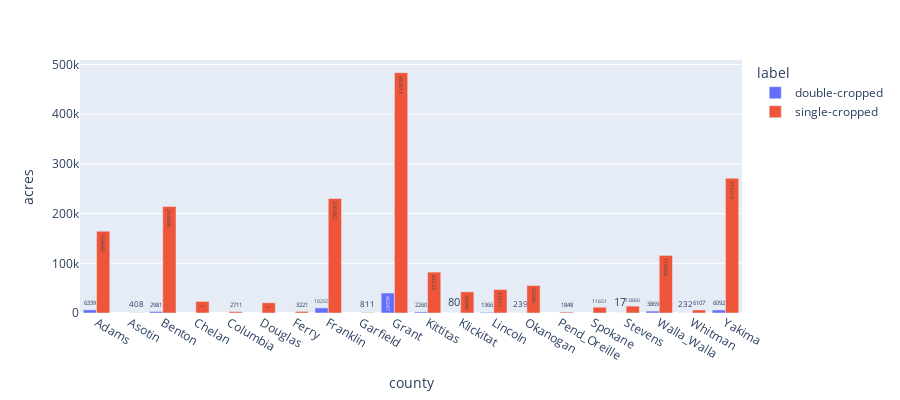

The notebook cell this image was saved under:
### Code cell
import plotly.express as px
fig = px.bar(county_field_labelsCountAcr_2022, 
             x="county", y="acres",
             color='label', barmode='group',text="acres",
             height=400)

fig.update_xaxes(categoryorder='array', 
                 categoryarray= county_field_labelsCountAcr_2022.county.unique())
fig.show()

### Figure 1 — Plotly figure (JSON) as saved in the notebook; plotly's stock layout.template omitted (floating-point values rounded to 4 significant figures)
{"data": [{"alignmentgroup": "True", "hovertemplate": "label=double-cropped<br>county=%{x}<br>acres=%{text}<extra></extra>", "legendgroup": "double-cropped", "marker": {"color": "#636efa", "pattern": {"shape": ""}}, "name": "double-cropped", "offsetgroup": "double-cropped", "orientation": "v", "showlegend": true, "text": [6339, 2981, 10255, 40247, 2260, 80, 1366, 239, 17, 3869, 232, 6092], "textposition": "auto", "type": "bar", "x": ["Adams", "Benton", "Franklin", "Grant", "Kittitas", "Klickitat", "Lincoln", "Okanogan", "Stevens", "Walla_Walla", "Whitman", "Yakima"], "xaxis": "x", "y": [6339, 2981, 10255, 40247, 2260, 80, 1366, 239, 17, 3869, 232, 6092], "yaxis": "y"}, {"alignmentgroup": "True", "hovertemplate": "label=single-cropped<br>county=%{x}<br>acres=%{text}<extra></extra>", "legendgroup": "single-cropped", "marker": {"color": "#EF553B", "pattern": {"shape": ""}}, "name": "single-cropped", "offsetgroup": "single-cropped", "orientation": "v", "showlegend": true, "text": [164642, 408, 214409, 23268, 2711, 20631, 3221, 230382, 811, 483613, 82233, 42496, 47217, 55340, 1848, 11651, 13860, 115896, 6107, 271214], "textposition": "auto", "type": "bar", "x": ["Adams", "Asotin", "Benton", "Chelan", "Columbia", "Douglas", "Ferry", "Franklin", "Garfield", "Grant", "Kittitas", "Klickitat", "Lincoln", "Okanogan", "Pend_Oreille", "Spokane", "Stevens", "Walla_Walla", "Whitman", "Yakima"], "xaxis": "x", "y": [164642, 408, 214409, 23268, 2711, 20631, 3221, 230382, 811, 483613, 82233, 42496, 47217, 55340, 1848, 11651, 13860, 115896, 6107, 271214], "yaxis": "y"}], "layout": {"barmode": "group", "height": 400, "legend": {"title": {"text": "label"}, "tracegroupgap": 0}, "margin": {"t": 60}, "xaxis": {"anchor": "y", "categoryarray": ["Adams", "Asotin", "Benton", "Chelan", "Columbia", "Douglas", "Ferry", "Franklin", "Garfield", "Grant", "Kittitas", "Klickitat", "Lincoln", "Okanogan", "Pend_Oreille", "Spokane", "Stevens", "Walla_Walla", "Whitman", "Yakima"], "categoryorder": "array", "domain": [0, 1], "title": {"text": "county"}}, "yaxis": {"anchor": "x", "domain": [0, 1], "title": {"text": "acres"}}}}
